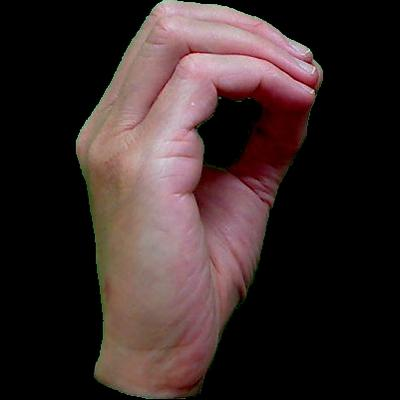
#> input picture dataset/0/hand1_0_dif_seg_2_cropped.jpeg, 400 x 400 px; its folder holds 3 pictures in this run
$ python train_model.py
#> lines starting #> are read from the running program, lines starting #| are printed output that depends on the picture
import cv2
import os
import numpy as np
from sklearn.model_selection import train_test_split
from sklearn.neighbors import KNeighborsClassifier
import pickle
from sklearn.preprocessing import LabelEncoder

# Folder dataset yang sudah dikumpulkan
dataset_folder = 'dataset'

# Mengumpulkan data dan label
def create_dataset():
    data = []
    labels = []

    for letter in os.listdir(dataset_folder):  # Iterasi setiap folder huruf
        letter_folder = os.path.join(dataset_folder, letter)
        if os.path.isdir(letter_folder):
            for image_name in os.listdir(letter_folder):  # Iterasi setiap gambar
                image_path = os.path.join(letter_folder, image_name)
                image = cv2.imread(image_path)
#> image is the input picture: shape (400, 400, 3); mean B, G, R 40.4, 41.2, 55.7
                image = cv2.cvtColor(image, cv2.COLOR_BGR2GRAY) # Konversi gambar ke grayscale
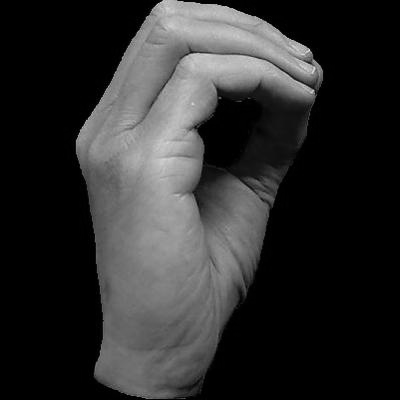
#> image: shape (400, 400); min 0, max 241, mean 45.4
                image = cv2.resize(image, (64, 64))  # Ukuran standar
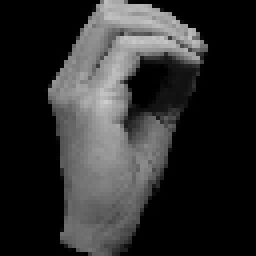
#> image: shape (64, 64) (shown 4 times larger); min 0, max 205, mean 45.4
                data.append(image.flatten())  # Ubah gambar ke vektor 1D
                labels.append(letter)  # Tambahkan label
#> pass 2 of the loop in create_dataset, `for letter in os.listdir(dataset_folder):`:
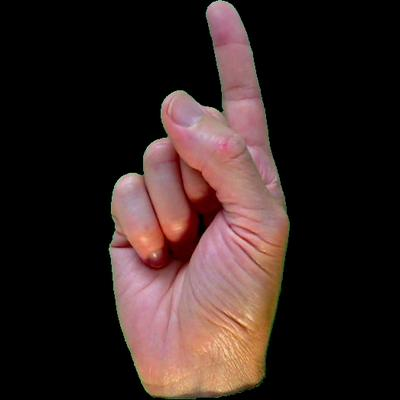
#> input picture dataset/1/hand1_1_bot_seg_4_cropped.jpeg, 400 x 400 px
#> in create_dataset, image is the input picture: shape (400, 400, 3); mean B, G, R 32.7, 35, 50.5
#> in create_dataset, `image = cv2.cvtColor(image, cv2.COLOR_BGR2GRAY)`:
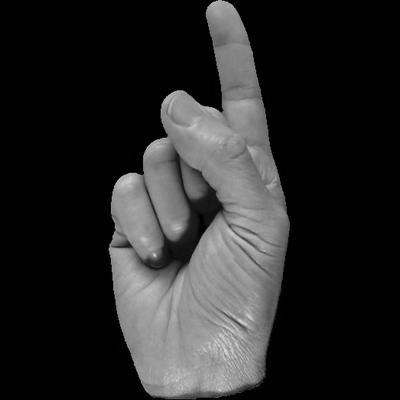
#> image: shape (400, 400); min 0, max 218, mean 39.4
#> in create_dataset, `image = cv2.resize(image, (64, 64))`:
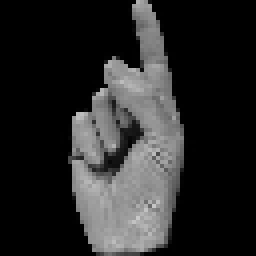
#> image: shape (64, 64) (shown 4 times larger); min 0, max 200, mean 39.4

    #Konversi data dan label menjadi numpy array
    data = np.array(data)
    labels = np.array(labels)

    #Encode label huruf menjadi angka
    label_encoder = LabelEncoder()
    labels = label_encoder.fit_transform(labels)

    return data, labels, label_encoder

# Melatih model KNN
def train_model():
    print("Mengumpulkan data untuk pelatihan...")
    data, labels, label_encoder = create_dataset()

    # Membagi data menjadi training dan testing
    X_train, X_test, y_train, y_test = train_test_split(data, labels, test_size=0.2, random_state=42)

    # Membuat dan melatih model KNN
    # KNN menggunakan 3 tetangga terdekat
    model = KNeighborsClassifier(n_neighbors = 3 )
    model.fit(X_train, y_train)

    # Simpan model dan label encoder
    with open('gesture_model.pkl', 'wb') as f:
        pickle.dump(model, f)
    with open('label_encoder.pkl', 'wb') as f:
        pickle.dump(label_encoder, f)

    print(f"Model dilatih dan disimpan. Akurasi: {model.score(X_test, y_test)}")

if __name__ == "__main__":
    train_model()
    print("Model telah dilatih dan disimpan.")
